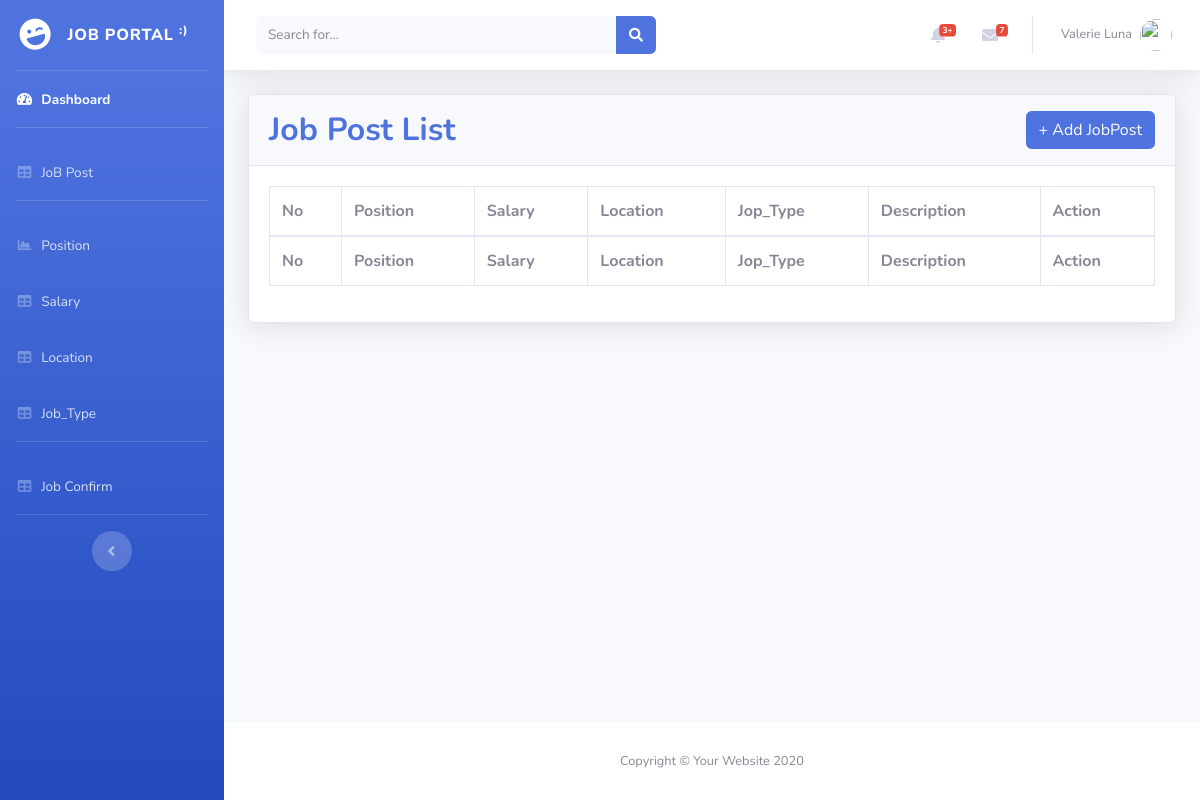
Page /Backend/jobpost_list.php on the earlier database version.
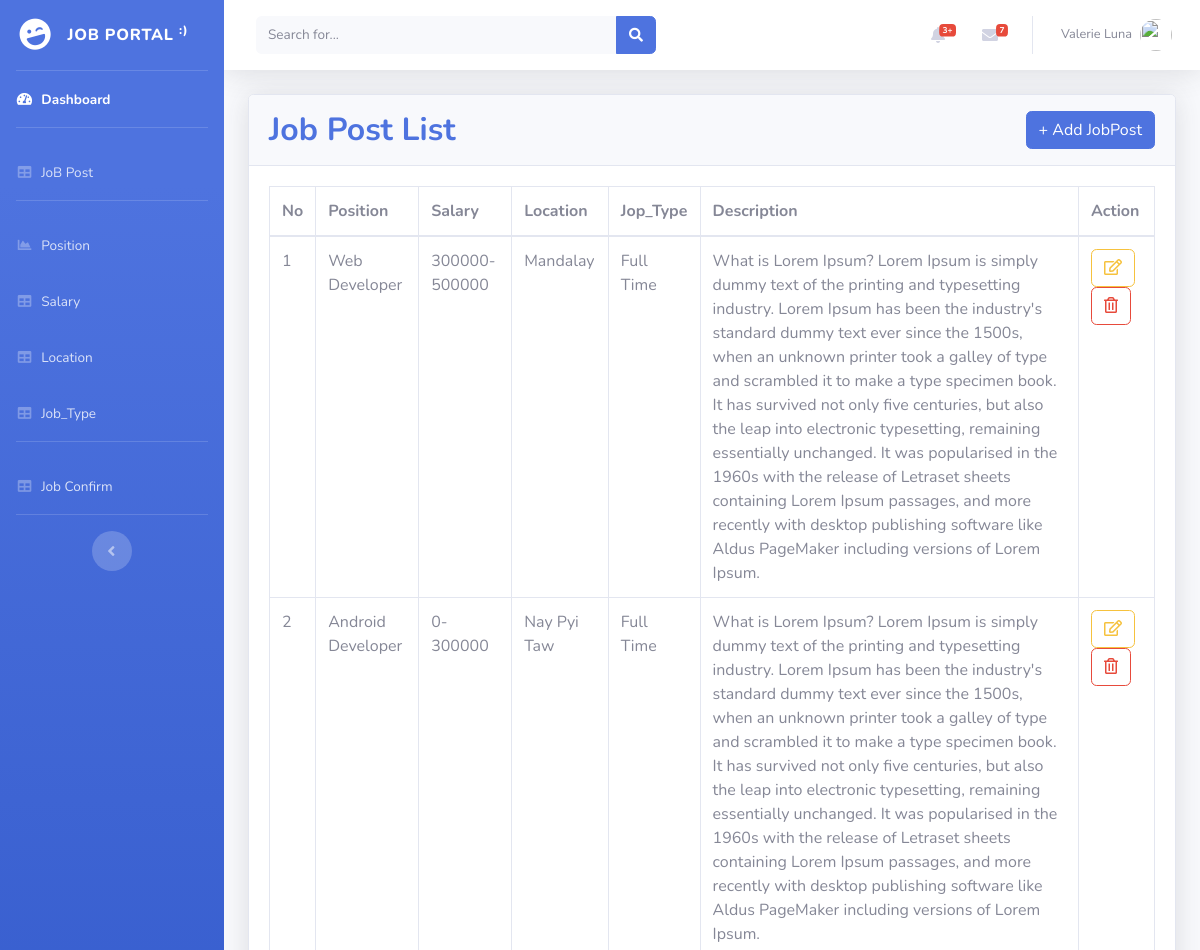
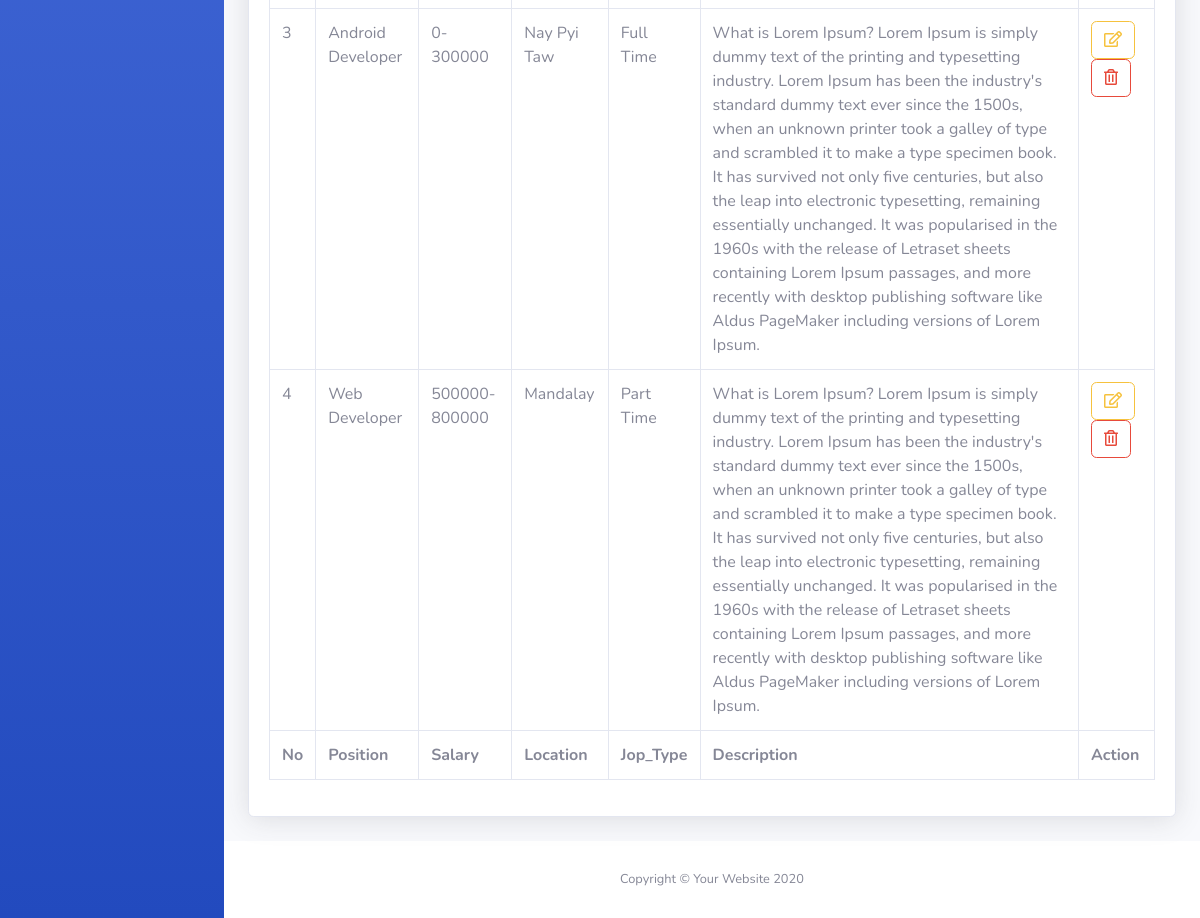
Same page on the later database version (2 pictures, top to bottom).
### tables this page shows
CREATE TABLE `job_posts` (
  `id` int(11) NOT NULL,
  `position_id` int(11) NOT NULL,
  `salary_id` int(11) NOT NULL,
  `location_id` int(11) NOT NULL,
  `type_id` int(11) NOT NULL,
  `description` text NOT NULL,
  `created_at` timestamp NOT NULL DEFAULT current_timestamp(),
  `updated_at` timestamp NOT NULL DEFAULT current_timestamp()
);

CREATE TABLE `positions` (
  `id` int(11) NOT NULL,
  `name` varchar(255) NOT NULL,
  `photo` varchar(255) NOT NULL,
  `created_at` timestamp NOT NULL DEFAULT current_timestamp(),
  `updated_at` timestamp NOT NULL DEFAULT current_timestamp()
);

CREATE TABLE `salaries` (
  `id` int(11) NOT NULL,
  `amount` varchar(255) NOT NULL,
  `created_at` timestamp NOT NULL DEFAULT current_timestamp(),
  `updated_at` timestamp NOT NULL DEFAULT current_timestamp()
);

CREATE TABLE `locations` (
  `id` int(11) NOT NULL,
  `name` varchar(255) NOT NULL,
  `created_at` timestamp NOT NULL DEFAULT current_timestamp(),
  `updated_at` timestamp NOT NULL DEFAULT current_timestamp()
);

CREATE TABLE `job_types` (
  `id` int(11) NOT NULL,
  `type` varchar(255) NOT NULL,
  `created_at` timestamp NOT NULL DEFAULT current_timestamp(),
  `updated_at` timestamp NOT NULL DEFAULT current_timestamp()
);

### Backend/jobpost_list.php (the view)
<?php
	include 'header.php';
	include 'dbconnect.php';
?>
<div class="container-fluid">
	<div class="card shadow mb-4">
		<div class="card-header py-3">
			<h2 class="m-0 font-weight-bold text-primary d-inline-block">Job Post List</h2>
			<a href="jobpost_create.php" class="btn btn-primary float-right">+ Add JobPost</a>
		</div>
		<div class="card-body">
			<div class="table-responsive">
				<table class="table table-bordered" id="dataTable" width="100%" cellspacing="0">
					<thead>
						<tr>
							<th>No</th>
							<th>Position</th>
							<th>Salary</th>
							<th>Location</th>
							<th>Jop_Type</th>
							<th>Description</th>
							<th>Action</th>
						</tr>
					</thead>
					<tfoot>
						<tr>
							<th>No</th>
							<th>Position</th>
							<th>Salary</th>
							<th>Location</th>
							<th>Jop_Type</th>
							<th>Description</th>
							<th>Action</th>
						</tr>
					</tfoot>
					<tbody>
						<?php
						  $sql="SELECT job_posts.*,positions.name as position_name,salaries.amount as salary_amount,locations.name as location_name,job_types.type as jobtype FROM job_posts INNER JOIN positions ON job_posts.position_id=positions.id INNER JOIN salaries ON job_posts.salary_id=salaries.id INNER JOIN locations ON job_posts.location_id=locations.id INNER JOIN job_types ON job_posts.type_id=job_types.id";
						  $stmt=$pdo->prepare($sql);
						  $stmt->execute();
						  $rows= $stmt->fetchAll();
						  $j=1;
						  foreach ($rows as $job_post):
						    $id = $job_post['id'];
						    $position = $job_post['position_name'];
						    $salary = $job_post['salary_amount'];
						    $location = $job_post['location_name'];
						    $jobtype = $job_post['jobtype'];
						    $description = $job_post['description'];
						    ?>
						<tr>
							<td><?= $j++ ?></td>
							<td><?= $position ?></td>
							<td><?= $salary ?></td>
							<td><?= $location ?></td>
							<td><?= $jobtype ?></td>
							<td><?= $description ?></td>
							<td>
								<a href="jobpost_edit.php?id=<?= $id ?>" class="btn btn-outline-warning"><i class="far fa-edit"></i></a>
								<a href="jobpost_delete.php?id=<?= $id ?>" class="btn btn-outline-danger" onclick="return confirm('Are You Sure Delete?')"><i class="far fa-trash-alt"></i></a>
							</td>
						</tr>
						<?php endforeach; ?>
					</tbody>
				</table>
			</div>
		</div>
	</div>
</div>
<?php include 'footer.php'; ?>

Differences in the rows shown:
added job_posts: position.name "Web Developer", salary.amount "300000-500000", location.name "Mandalay", job_types.type "Full Time", description "What is Lorem Ipsum? Lorem Ipsum is simply dummy text of the printing and typesetting industry. Lorem Ipsum has been the industry's standard dummy text ever since the 1500s, when an unknown printer took a galley of type and scrambled it to make a type specimen book. It has survived not only five centuries, but also the leap into electronic typesetting, remaining essentially unchanged. It was popularised in the 1960s with the release of Letraset sheets containing Lorem Ipsum passages, and more recently with desktop publishing software like Aldus PageMaker including versions of Lorem Ipsum."
added job_posts: position.name "Android Developer", salary.amount "0-300000", location.name "Nay Pyi Taw", job_types.type "Full Time", description "What is Lorem Ipsum? Lorem Ipsum is simply dummy text of the printing and typesetting industry. Lorem Ipsum has been the industry's standard dummy text ever since the 1500s, when an unknown printer took a galley of type and scrambled it to make a type specimen book. It has survived not only five centuries, but also the leap into electronic typesetting, remaining essentially unchanged. It was popularised in the 1960s with the release of Letraset sheets containing Lorem Ipsum passages, and more recently with desktop publishing software like Aldus PageMaker including versions of Lorem Ipsum."
added job_posts: position.name "Android Developer", salary.amount "0-300000", location.name "Nay Pyi Taw", job_types.type "Full Time", description "What is Lorem Ipsum? Lorem Ipsum is simply dummy text of the printing and typesetting industry. Lorem Ipsum has been the industry's standard dummy text ever since the 1500s, when an unknown printer took a galley of type and scrambled it to make a type specimen book. It has survived not only five centuries, but also the leap into electronic typesetting, remaining essentially unchanged. It was popularised in the 1960s with the release of Letraset sheets containing Lorem Ipsum passages, and more recently with desktop publishing software like Aldus PageMaker including versions of Lorem Ipsum."
added job_posts: position.name "Web Developer", salary.amount "500000-800000", location.name "Mandalay", job_types.type "Part Time", description "What is Lorem Ipsum? Lorem Ipsum is simply dummy text of the printing and typesetting industry. Lorem Ipsum has been the industry's standard dummy text ever since the 1500s, when an unknown printer took a galley of type and scrambled it to make a type specimen book. It has survived not only five centuries, but also the leap into electronic typesetting, remaining essentially unchanged. It was popularised in the 1960s with the release of Letraset sheets containing Lorem Ipsum passages, and more recently with desktop publishing software like Aldus PageMaker including versions of Lorem Ipsum."
